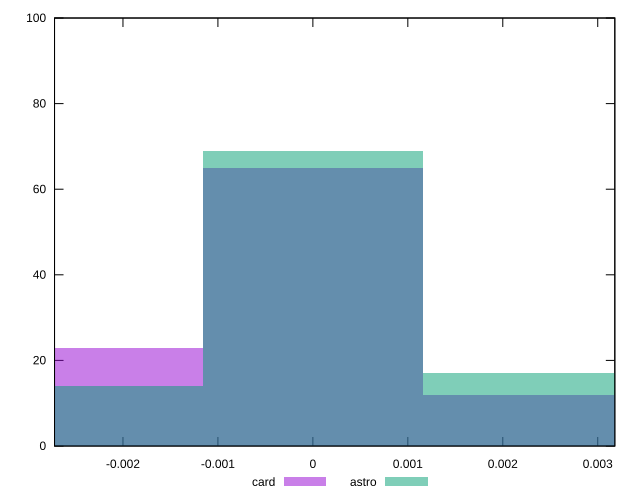

Generate this figure with gnuplot:
reset

$card <<EOF
0 65
-0.0023205164701387217 23
0.0023205164701387217 12
EOF

$astro <<EOF
0 69
0.0023205164701387217 17
-0.0023205164701387217 14
EOF

set key outside below
set boxwidth 0.0023205164701387217
set xrange [-0.002720610396409697:0.0031799764354474187]
set yrange [0:100]
set trange [0:100]
set style fill transparent solid 0.5 noborder
set terminal svg size 640, 500 enhanced background rgb 'white'
set output "reports/report_00028_2021-02-24T12-49-42.674Z/meta/pScore-difference/comparison/histogram/2_vs_3.svg"

plot $card title "card" with boxes, \
     $astro title "astro" with boxes

reset
